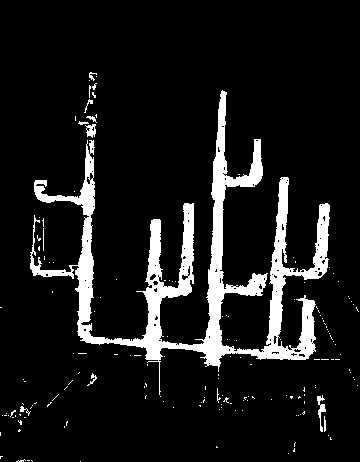
#> input picture scripts/albert/old_pink_mask.jpg, 360 x 462 px
$ python test_blocks.py
#> lines starting #> are read from the running program, lines starting #| are printed output that depends on the picture
import cv2
import numpy as np
from numpy.core.defchararray import upper

old_pink = cv2.imread("old_pink_mask.jpg")
#> old_pink is the input picture: shape (462, 360, 3); min 0, max 255, mean 25.2
old_white = cv2.imread("old_white_mask.jpg")
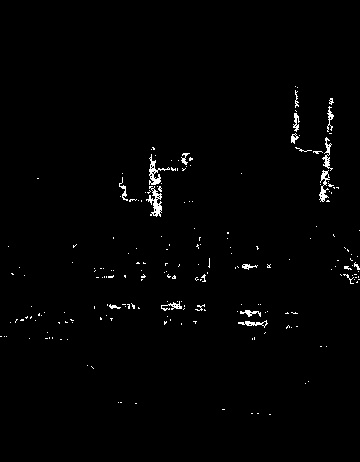
#> input picture scripts/albert/old_white_mask.jpg, 360 x 462 px
#> old_white is the input picture: shape (462, 360, 3); min 0, max 255, mean 3.1
new_pink = cv2.imread("new_pink_mask.jpg")
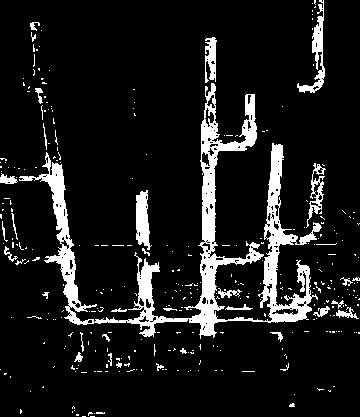
#> input picture scripts/albert/new_pink_mask.jpg, 360 x 417 px
#> new_pink is the input picture: shape (417, 360, 3); min 0, max 255, mean 26.6
new_white = cv2.imread("new_white_mask.jpg")
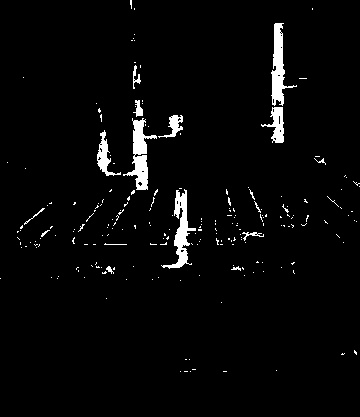
#> input picture scripts/albert/new_white_mask.jpg, 360 x 417 px
#> new_white is the input picture: shape (417, 360, 3); min 0, max 255, mean 7.9

# ret, test_image = cv2.threshold(old_pink, 32, 255, cv2.THRESH_BINARY)
test_image = cv2.imread("new_coral1.jpg")
#> (the run stopped early here; a loop or call above may not have finished)
